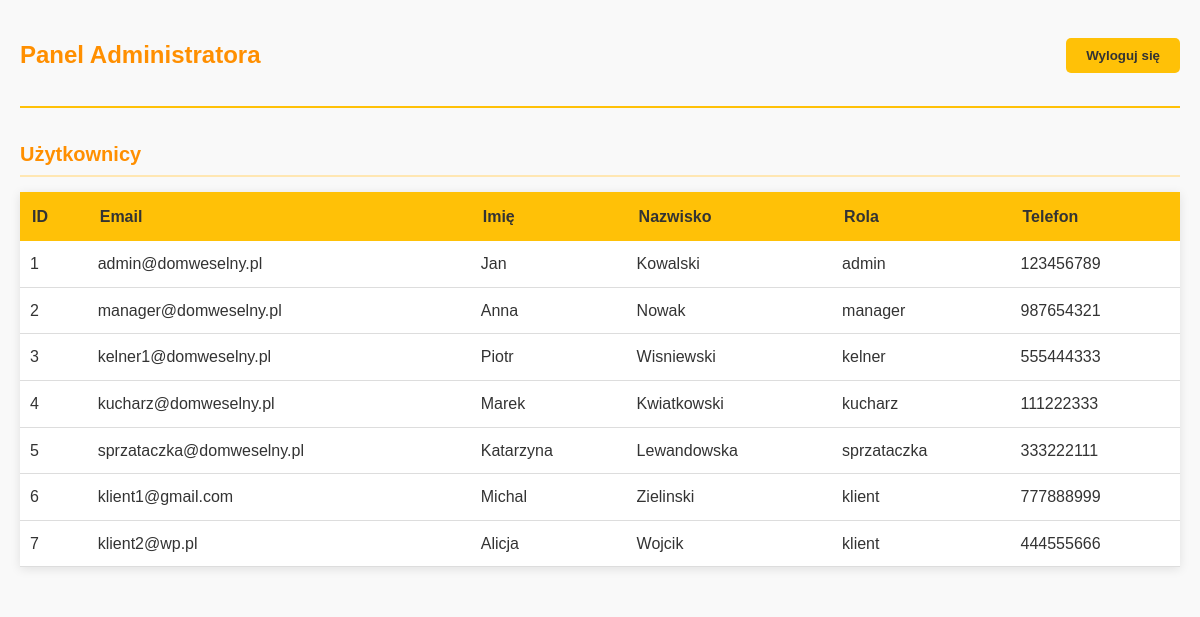
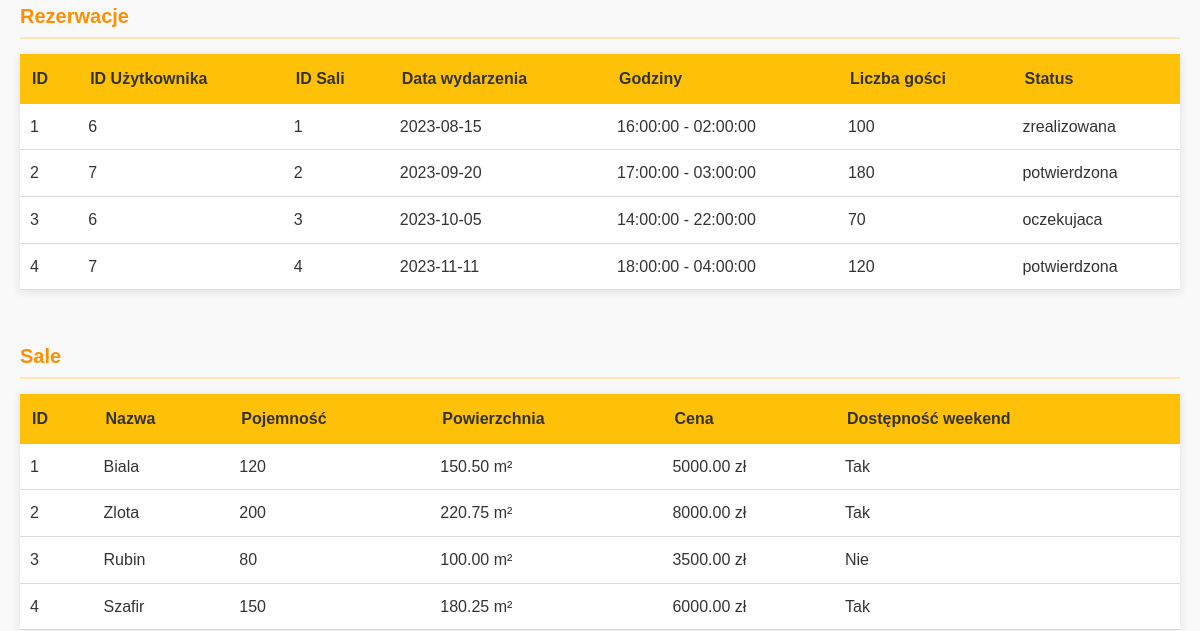
Before: /panel_admina.php (signed in, upper part) with the older database file (2 pictures, top to bottom).
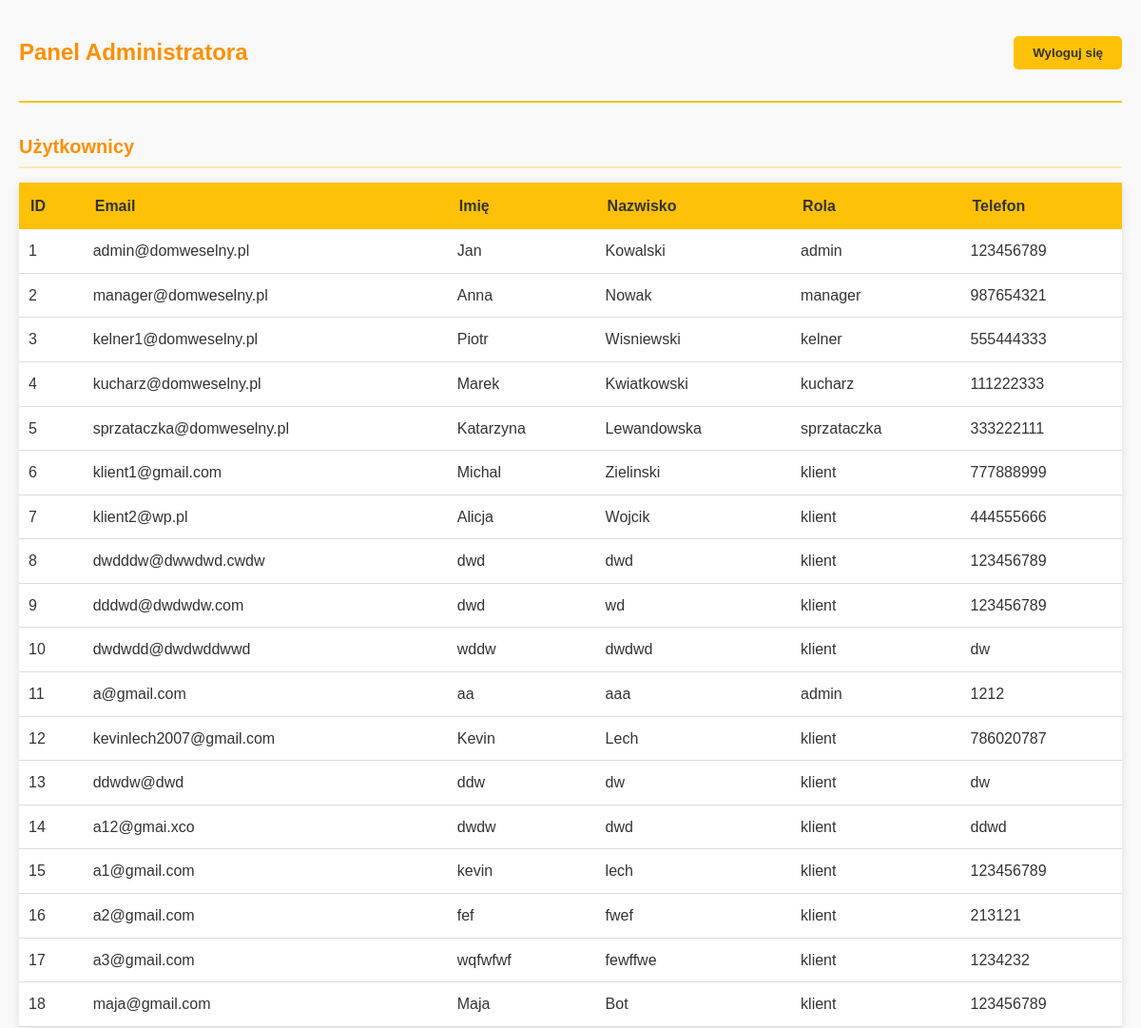
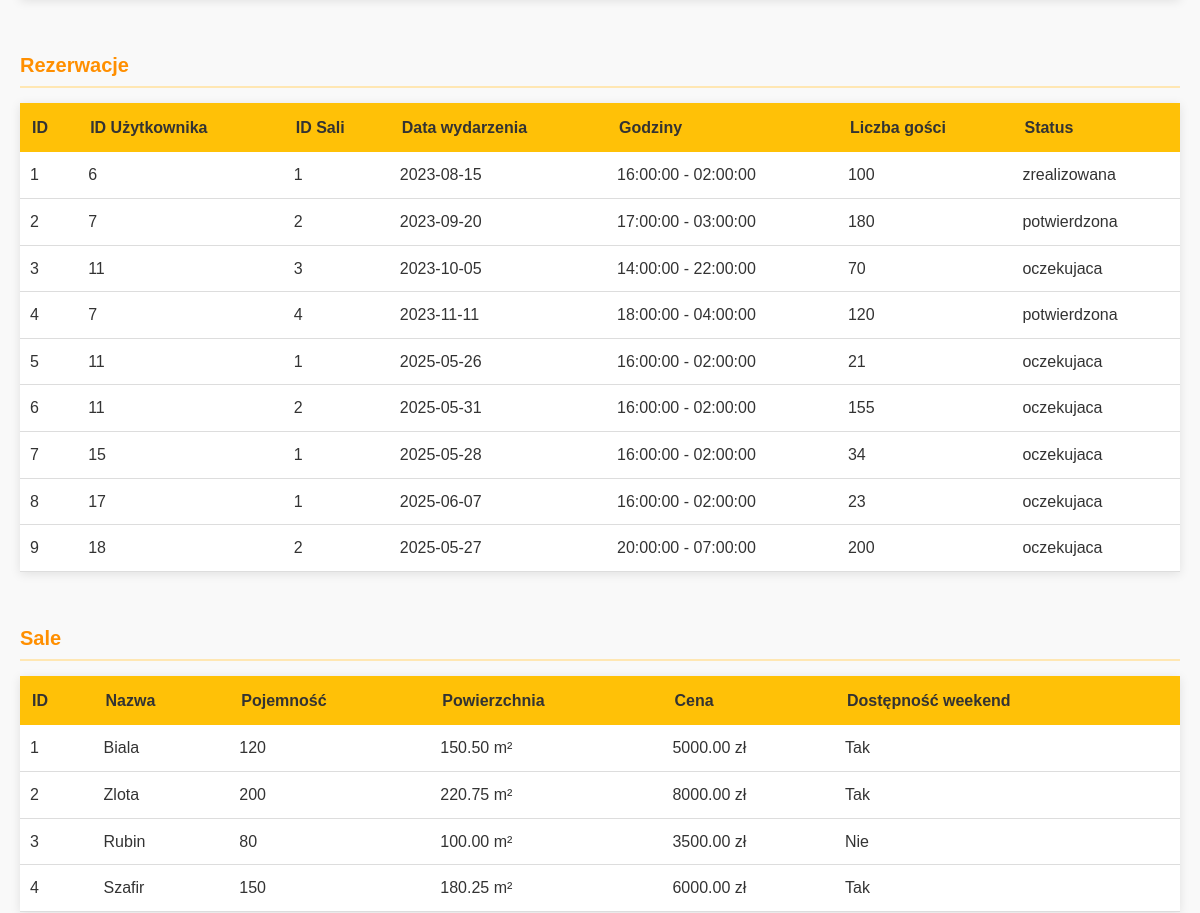
After: the same page with the newer database file (2 pictures, top to bottom).
### tables this page shows
CREATE TABLE `uzytkownicy` (
  `uzytkownik_id` int(11) NOT NULL,
  `email` varchar(100) NOT NULL,
  `haslo` varchar(255) NOT NULL,
  `imie` varchar(30) NOT NULL,
  `nazwisko` varchar(50) NOT NULL,
  `telefon` varchar(15) DEFAULT NULL,
  `adres` text DEFAULT NULL,
  `rola` enum('klient','admin','manager','kelner','sprzataczka','kucharz') NOT NULL,
  `data_rejestracji` datetime DEFAULT current_timestamp(),
  `aktywny` tinyint(1) DEFAULT 1,
  `wynagrodzenie` decimal(8,2) DEFAULT NULL,
  `stanowisko` varchar(50) DEFAULT NULL,
  `data_zatrudnienia` date DEFAULT NULL
);

CREATE TABLE `rezerwacje` (
  `rezerwacja_id` int(11) NOT NULL,
  `uzytkownik_id` int(11) NOT NULL,
  `sala_id` int(11) NOT NULL,
  `data_rezerwacji` datetime NOT NULL DEFAULT current_timestamp(),
  `data_wydarzenia` date NOT NULL,
  `godzina_rozpoczecia` time NOT NULL,
  `godzina_zakonczenia` time NOT NULL,
  `liczba_gosci` int(11) NOT NULL,
  `status` enum('potwierdzona','anulowana','zrealizowana','oczekujaca') DEFAULT 'oczekujaca',
  `dodatkowe_informacje` text DEFAULT NULL,
  `pracownik_id` int(11) DEFAULT NULL
);

CREATE TABLE `sale` (
  `sala_id` int(11) NOT NULL,
  `nazwa_sali` varchar(50) NOT NULL,
  `pojemnosc` int(11) NOT NULL,
  `powierzchnia` decimal(6,2) NOT NULL,
  `cena_podstawowa` decimal(10,2) NOT NULL,
  `opis` text DEFAULT NULL,
  `wyposazenie` text DEFAULT NULL,
  `dostepnosc_weekend` tinyint(1) DEFAULT 1,
  `zdjecie` varchar(255) DEFAULT NULL
);

### panel_admina.php (the view, shortened to what this page needs)
<?php
$host = '127.0.0.1:3307';
$dbname = 'dom_weselny';
$username = 'root';
$password = '';
try {
    $pdo = new PDO("mysql:host=$host;dbname=$dbname", $username, $password);
    $pdo->setAttribute(PDO::ATTR_ERRMODE, PDO::ERRMODE_EXCEPTION);
} catch (PDOException $e) {
    die("Błąd połączenia z bazą danych: " . $e->getMessage());
}
$users = $pdo->query("SELECT * FROM uzytkownicy")->fetchAll(PDO::FETCH_ASSOC);
$reservations = $pdo->query("SELECT * FROM rezerwacje")->fetchAll(PDO::FETCH_ASSOC);
$rooms = $pdo->query("SELECT * FROM sale")->fetchAll(PDO::FETCH_ASSOC);
?>
<!DOCTYPE html>
<html lang="pl">
<head>
</head>
<body>
    <div class="admin-header">
        <h1 class="admin-title">Panel Administratora</h1>
        <form action="logout.php" method="post">
            <button type="submit" class="logout-btn">Wyloguj się</button>
        </form>
    </div>
    <div class="table-container">
        <h2 class="table-title">Użytkownicy</h2>
        <table class="admin-table">
            <thead>
                <tr>
                    <th>ID</th>
                    <th>Email</th>
                    <th>Imię</th>
                    <th>Nazwisko</th>
                    <th>Rola</th>
                    <th>Telefon</th>
                </tr>
            </thead>
            <tbody>
                <?php foreach ($users as $user): ?>
                <tr>
                    <td><?= htmlspecialchars($user['uzytkownik_id']) ?></td>
                    <td><?= htmlspecialchars($user['email']) ?></td>
                    <td><?= htmlspecialchars($user['imie']) ?></td>
                    <td><?= htmlspecialchars($user['nazwisko']) ?></td>
                    <td><?= htmlspecialchars($user['rola']) ?></td>
                    <td><?= htmlspecialchars($user['telefon'] ?? '') ?></td>
                </tr>
                <?php endforeach; ?>
            </tbody>
        </table>
    </div>
    <div class="table-container">
        <h2 class="table-title">Rezerwacje</h2>
        <table class="admin-table">
            <thead>
                <tr>
                    <th>ID</th>
                    <th>ID Użytkownika</th>
                    <th>ID Sali</th>
                    <th>Data wydarzenia</th>
                    <th>Godziny</th>
                    <th>Liczba gości</th>
                    <th>Status</th>
                </tr>
            </thead>
            <tbody>
                <?php foreach ($reservations as $reservation): ?>
                <tr>
                    <td><?= htmlspecialchars($reservation['rezerwacja_id']) ?></td>
                    <td><?= htmlspecialchars($reservation['uzytkownik_id']) ?></td>
                    <td><?= htmlspecialchars($reservation['sala_id']) ?></td>
                    <td><?= htmlspecialchars($reservation['data_wydarzenia']) ?></td>
                    <td><?= htmlspecialchars($reservation['godzina_rozpoczecia']) ?> - <?= htmlspecialchars($reservation['godzina_zakonczenia']) ?></td>
                    <td><?= htmlspecialchars($reservation['liczba_gosci']) ?></td>
                    <td><?= htmlspecialchars($reservation['status']) ?></td>
                </tr>
                <?php endforeach; ?>
            </tbody>
        </table>
    </div>
    <div class="table-container">
        <h2 class="table-title">Sale</h2>
        <table class="admin-table">
            <thead>
                <tr>
                    <th>ID</th>
                    <th>Nazwa</th>
                    <th>Pojemność</th>
                    <th>Powierzchnia</th>
                    <th>Cena</th>
                    <th>Dostępność weekend</th>
                </tr>
            </thead>
            <tbody>
                <?php foreach ($rooms as $room): ?>
                <tr>
                    <td><?= htmlspecialchars($room['sala_id']) ?></td>
                    <td><?= htmlspecialchars($room['nazwa_sali']) ?></td>
                    <td><?= htmlspecialchars($room['pojemnosc']) ?></td>
                    <td><?= htmlspecialchars($room['powierzchnia']) ?> m²</td>
                    <td><?= htmlspecialchars($room['cena_podstawowa']) ?> zł</td>
                    <td><?= $room['dostepnosc_weekend'] ? 'Tak' : 'Nie' ?></td>
                </tr>
                <?php endforeach; ?>
            </tbody>
        </table>
    </div>
</body>
</html>

Changed rows visible on the page:
added uzytkownicy: uzytkownik_id "8", email "dwdddw@dwwdwd.cwdw", imie "dwd", nazwisko "dwd", rola "klient", telefon "123456789"
added uzytkownicy: uzytkownik_id "9", email "dddwd@dwdwdw.com", imie "dwd", nazwisko "wd", rola "klient", telefon "123456789"
added uzytkownicy: uzytkownik_id "10", email "dwdwdd@dwdwddwwd", imie "wddw", nazwisko "dwdwd", rola "klient", telefon "dw"
added uzytkownicy: uzytkownik_id "11", email "a@gmail.com", imie "aa", nazwisko "aaa", rola "admin", telefon "1212"
added uzytkownicy: uzytkownik_id "12", email "kevinlech2007@gmail.com", imie "Kevin", nazwisko "Lech", rola "klient", telefon "786020787"
added uzytkownicy: uzytkownik_id "13", email "ddwdw@dwd", imie "ddw", nazwisko "dw", rola "klient", telefon "dw"
added uzytkownicy: uzytkownik_id "14", email "a12@gmai.xco", imie "dwdw", nazwisko "dwd", rola "klient", telefon "ddwd"
added uzytkownicy: uzytkownik_id "15", email "a1@gmail.com", imie "kevin", nazwisko "lech", rola "klient", telefon "123456789"
added uzytkownicy: uzytkownik_id "16", email "a2@gmail.com", imie "fef", nazwisko "fwef", rola "klient", telefon "213121"
added uzytkownicy: uzytkownik_id "17", email "a3@gmail.com", imie "wqfwfwf", nazwisko "fewffwe", rola "klient", telefon "1234232"
added uzytkownicy: uzytkownik_id "18", email "maja@gmail.com", imie "Maja", nazwisko "Bot", rola "klient", telefon "123456789"
changed rezerwacje id 3: uzytkownik "6" → "11"
added rezerwacje: rezerwacja_id "5", uzytkownik "11", sala "1", data_wydarzenia "2025-05-26", godzina_rozpoczecia "16:00:00", godzina_zakonczenia "02:00:00", liczba_gosci "21", status "oczekujaca"
added rezerwacje: rezerwacja_id "6", uzytkownik "11", sala "2", data_wydarzenia "2025-05-31", godzina_rozpoczecia "16:00:00", godzina_zakonczenia "02:00:00", liczba_gosci "155", status "oczekujaca"
added rezerwacje: rezerwacja_id "7", uzytkownik "15", sala "1", data_wydarzenia "2025-05-28", godzina_rozpoczecia "16:00:00", godzina_zakonczenia "02:00:00", liczba_gosci "34", status "oczekujaca"
added rezerwacje: rezerwacja_id "8", uzytkownik "17", sala "1", data_wydarzenia "2025-06-07", godzina_rozpoczecia "16:00:00", godzina_zakonczenia "02:00:00", liczba_gosci "23", status "oczekujaca"
added rezerwacje: rezerwacja_id "9", uzytkownik "18", sala "2", data_wydarzenia "2025-05-27", godzina_rozpoczecia "20:00:00", godzina_zakonczenia "07:00:00", liczba_gosci "200", status "oczekujaca"
